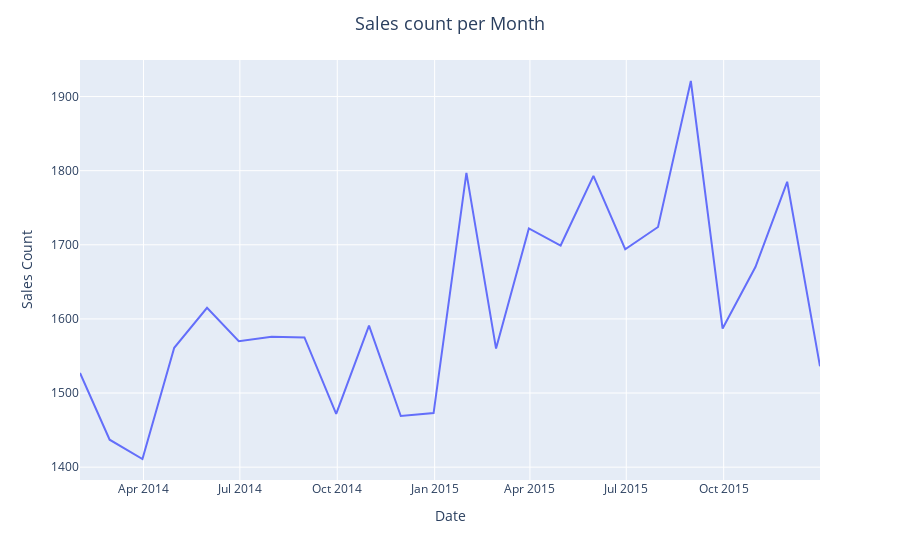

Notebook code cell kept with this figure:
### Code cell
Sales_Monthly = df.resample('M', on='Date').size()
fig = px.line(Sales_Monthly, x=Sales_Monthly.index, y=Sales_Monthly,
              labels={'y': 'Sales Count',
                     'x': 'Month'})
fig.update_layout(title_text='Sales count per Month',
                  title_x=0.5, title_font=dict(size=18)) 
fig.show()

### Figure 1 — Plotly figure (JSON) as saved in the notebook; plotly's stock layout.template omitted (floating-point values rounded to 4 significant figures)
{"data": [{"hovertemplate": "Date=%{x}<br>Sales Count=%{y}<extra></extra>", "legendgroup": "", "line": {"color": "#636efa", "dash": "solid"}, "marker": {"symbol": "circle"}, "mode": "lines", "name": "", "orientation": "v", "showlegend": false, "type": "scatter", "x": ["2014-01-31T00:00:00", "2014-02-28T00:00:00", "2014-03-31T00:00:00", "2014-04-30T00:00:00", "2014-05-31T00:00:00", "2014-06-30T00:00:00", "2014-07-31T00:00:00", "2014-08-31T00:00:00", "2014-09-30T00:00:00", "2014-10-31T00:00:00", "2014-11-30T00:00:00", "2014-12-31T00:00:00", "2015-01-31T00:00:00", "2015-02-28T00:00:00", "2015-03-31T00:00:00", "2015-04-30T00:00:00", "2015-05-31T00:00:00", "2015-06-30T00:00:00", "2015-07-31T00:00:00", "2015-08-31T00:00:00", "2015-09-30T00:00:00", "2015-10-31T00:00:00", "2015-11-30T00:00:00", "2015-12-31T00:00:00"], "xaxis": "x", "y": [1527, 1437, 1411, 1561, 1615, 1570, 1576, 1575, 1472, 1591, 1469, 1473, 1797, 1560, 1722, 1699, 1793, 1694, 1724, 1921, 1587, 1670, 1785, 1536], "yaxis": "y"}], "layout": {"legend": {"tracegroupgap": 0}, "margin": {"t": 60}, "title": {"font": {"size": 18}, "text": "Sales count per Month", "x": 0.5}, "xaxis": {"anchor": "y", "domain": [0, 1], "title": {"text": "Date"}}, "yaxis": {"anchor": "x", "domain": [0, 1], "title": {"text": "Sales Count"}}}}
